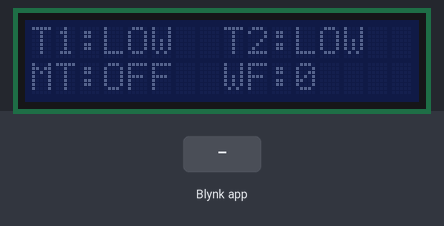
Bench run of a sketch on a simulated ESP8266 (NodeMCU). Shown: 16×2 character LCD. The test bench sets the inputs (shaded band). WiFi joins after 1.5 s; servers stay silent unless stated; no radio packets arrive unless stated; what the sketch prints to the serial monitor is not drawn.

Above: at 3.0 s.
3.1 s: Blynk app writes 1 to V4
At 4.3 s:
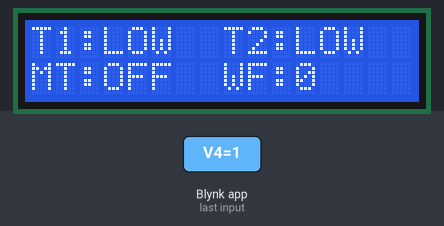
4.6 s: Blynk app writes 0 to V4
At 5.8 s:
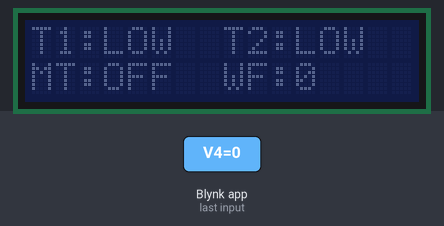
Timing chart, 0 to 7.6 s (numbered marks = the images above; inputs shaded):
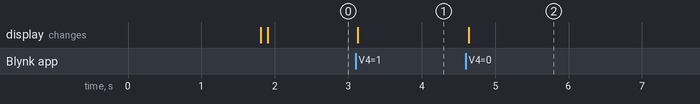

Measured:
- after the input at 3.1 s, the display: changes at once (image 1)
- after the input at 4.6 s, the display: changes at once (image 2)

The sketch:

nrf24_two_way_master_node_naveen.ino
```cpp
#define BLYNK_PRINT Serial
#include <ESP8266WiFi.h>
#include <BlynkSimpleEsp8266.h>
/////////////////////////////////////////////////
#include <Wire.h>
#include <LiquidCrystal_I2C.h>

// Set the LCD address to 0x27 for a 16 chars and 2 line display
LiquidCrystal_I2C lcd(0x27, 16, 2);
//////////////////////////////////////////////////////////////////////////
#include <RF24Network.h>
#include <RF24.h>
#include <SPI.h>
/////////////////////////////////////////////////
RF24 radio(2,15);                    // nRF24L01(+) radio attached using Getting Started board

RF24Network network(radio);          // Network uses that radio
//========================================================
const uint16_t tank_node = 01;        // Address of our node in Octal format
const uint16_t master_node = 00;       // Address of the other node in Octal format
const uint16_t motor_node=02;

const unsigned long interval = 1000; //ms  // How often to send 'hello world to the other unit

unsigned long last_sent;             // When did we last send?

///////////////////////////////////////////////////
char auth[] = "WyS1_JfO39ev2KRDbi8DFses26bo5W2V";
char ssid[] = "JVR MURTHY";
char pass[] = "jajula@1234";

///////////////////////////////////////////////////
float indata1[6]={0.0,0.0,0.0,0.0,0.0,0.0};
float indata2[6]={0.0,0.0,0.0,0.0,0.0,0.0};

bool f=0;
 bool i=0;
 bool j=0;
 bool k=0;
 bool l=0;
 bool m=0;
 bool n=0;
 bool q=0;
 bool r=0;
 bool t1=0;
 bool t2=0;


 int servopos=0;

 bool tankmodulestatus=0;
 bool tankmoduleonlinestatus=0;
 bool motormodulestatus=0;
 bool motormoduleonlinestatus=0;
 bool notificationstatus=1;
 float tank1=0.00;
 float tank2=0.00;

unsigned long tankmodulemillisec1=0;
unsigned long tankmodulemillisec2=0;
unsigned long tankmodulemillisec3=0;
unsigned long tankmodulemillisec4=0;

unsigned long motormodulemillisec1=0;
unsigned long motormodulemillisec2=0;
unsigned long motormodulemillisec3=0;
unsigned long motormodulemillisec4=0;

unsigned long millisec1=0;
unsigned long millisec2=0;
unsigned long millisec3=0;
unsigned long millisec4=0;

unsigned long previousMillis = 0;        // will store last time LED was updated


// constants won't change:
const long interval1 = 1000;

//////////////////////////////////////////////////
int outdata1;
int motorstatus=0;
int mode1=0;
int lcdlight=0;
/////////////////////////////////////////////
BlynkTimer timer;
//=============================================================================================================
BLYNK_CONNECTED() {
  // Request the latest state from the server
  Blynk.syncVirtual(V10);
  Blynk.syncVirtual(V8);
  Blynk.syncAll();
  Blynk.syncVirtual(V5);
   Blynk.syncVirtual(V4);
    Blynk.syncVirtual(V22);
    Blynk.syncVirtual(V23);
  // Alternatively, you couBlynk.syncVirtual(V5);ld override server state using:
  //Blynk.virtualWrite(V2, ledState);
}
//========================================================================================================
void myTimerEvent()
{
  // You can send any value at any time.
  // Please don't send more that 10 values per second.
  Blynk.virtualWrite(V0, indata1[0]);
  Blynk.virtualWrite(V1, indata1[1]);
  Blynk.virtualWrite(V2, indata1[2]);
  //Blynk.virtualWrite(V3, indata1[3]);
 // Blynk.virtualWrite(V4, indata1[4]);
 // Blynk.virtualWrite(V5, indata1[5]);
  Blynk.virtualWrite(V6, indata2[0]);
  Blynk.virtualWrite(V7, indata2[1]);
  Blynk.virtualWrite(V8, indata2[2]);
  Blynk.virtualWrite(V9, motormodulestatus);
  Blynk.virtualWrite(V23, notificationstatus);
}
//==========================================================================================================
//BLYNK_WRITE(V11)
//{
//   servopos = param.asInt(); // assigning incoming value from pin V1 to a variable
//
//  // process received value
//}
BLYNK_WRITE(V10)
{
   motorstatus = param.asInt(); // assigning incoming value from pin V1 to a variable

  // process received value
}

BLYNK_WRITE(V5)
{
   mode1 = param.asInt(); // assigning incoming value from pin V1 to a variable

  // process received value
}
BLYNK_WRITE(V4)
{
   lcdlight = param.asInt(); // assigning incoming value from pin V1 to a variable

  // process received value
}
BLYNK_WRITE(V22)
{
   notificationstatus = param.asInt();
}
//==============================================================================================================
void notification(){
    if (notificationstatus==1){
  if (f==1){
    if(i==0){
       Blynk.notify("Waterflow detected");
       i=1;
    }
  }
  if (f==0){
    i=0;
  }
 if (t1==1){
    if(j==1){
       Blynk.notify("tank1 is full");
       j=1;
    }
    //threshold1=147;
  }
  if (t1==0){
    j=0;
  }


  if (t2==1){
    if(k==0){
       Blynk.notify("tank2 is full");
       k=1;
    }
    //threshold2=110;
  }
  if (t2==0){
    k=0;
  }

   if (tankmoduleonlinestatus==0){
    if(q==0){
       Blynk.notify("Tank module OFFLINE");
       q=1;
    }

  }
  if (tankmoduleonlinestatus==1){
    q=0;
  }
   if (motormoduleonlinestatus==0){
    if(r==0){
       Blynk.notify("Motor module OFFLINE");
       r=1;
    }

  }
  if (motormoduleonlinestatus==1){
    r=0;
  }


}

  }
//=======================================================================================================
void setup(void)
{
  Serial.begin(115200);
  SPI.begin();
  radio.begin();
  network.begin(/*channel*/ 25, /*node address*/ master_node);
   radio.setDataRate( RF24_250KBPS );
   radio.setPALevel(RF24_PA_LOW);
  Serial.println();
  Serial.print("Configuring access point...");
  WiFi.begin(ssid, pass);
  while (WiFi.status() != WL_CONNECTED) {
    delay(500);
    Serial.print(".");
  }
  Serial.println("");
  Serial.println("WiFi connected");
  Serial.println("IP address: ");
  Serial.println(WiFi.localIP());

  Blynk.begin(auth, ssid, pass);
  timer.setInterval(1000L, myTimerEvent);

lcd.begin();

  // Turn on the blacklight and print a message.
  lcd.backlight();
}
//=====================================================================================================
void loop(void){

  network.update();                  // Check the network regularly
  senddata();
receivedata();
unsigned long currentMillis = millis();

  if (currentMillis - previousMillis >= interval1) {
     previousMillis = currentMillis;
     int pa;
     pa=radio.getPALevel();
     Serial.print("power level:");
     Serial.println(pa);
  }

 Blynk.run();
 timer.run();
 notification();
tankmodulefunc();
motormodulefunc();
 lcddisplay();
  }
//=======================================================================================
void receivedata(){
 float indata[6]={0.0,0.0,0.0,0.0,0.0,0.0};
    while ( network.available() ) {     // Is there anything ready for us?

    RF24NetworkHeader header;        // If so, grab it and print it out


    network.read(header,&indata,sizeof(indata));
    if (header.from_node == 01){
      indata1[0]=indata[0];//water level in feet.
       indata1[1]=indata[1];
        indata1[2]=indata[2];
        indata1[3]=indata[3];
        indata1[4]=indata[4];

        tank1=indata1[0];
     tank2=indata1[1];
    t1=indata1[3];
     t2=indata1[4];
      tankmodulestatus=indata1[2];

    }
     if (header.from_node == 02){
       indata2[0]=indata[0];
       indata2[1]=indata[1];
        indata2[2]=indata[2];
         indata2[3]=indata[3];
          indata2[4]=indata[4];
           indata2[5]=indata[5];
           f=indata2[1];
            motormodulestatus=indata2[3];
     }


    Serial.print("tank1:");
    Serial.println(indata1[0]);
    Serial.print("tank2:");
    Serial.println(indata1[1]);
    Serial.print("led status:");
    Serial.println(indata1[2]);
   Serial.print("f:");
   Serial.println(indata2[1]);


  }
}
//==========================================================================================
void senddata(){
   float outdata[3];
  unsigned long now = millis();              // If it's time to send a message, send it!
  if ( now - last_sent >= interval  )
  {
    last_sent = now;
    outdata[0]=motorstatus;
    outdata[1]=t2;//t2;changed from t2 to t1 due to damage of t2 ultrasonic sensor
    outdata[2]=mode1;
//    outdata[3]=servopos;

    Serial.print("Sending...");
    Serial.print("motorstatus:");
    Serial.println(outdata[0]);
    Serial.print("t2:");
    Serial.println(outdata[1]);
    Serial.print("mode1:");
    Serial.println(outdata[2]);

    RF24NetworkHeader header(/*to node*/ motor_node);
    bool ok = network.write(header,&outdata,sizeof(outdata));
    if (ok)
      Serial.println("ok.");
    else
      Serial.println("failed.");
  }
  }
//====================================================================================================================

void lcddisplay(){
  if(lcdlight==1){
    lcd.backlight();
  }
  else{
 lcd.noBacklight();
  }
  //lcd.clear();
lcd.setCursor(0,0);
lcd.print("T1:");
lcd.setCursor(3,0);
if (indata1[0]<30){
lcd.print("LOW");
}
else if (indata1[0]>150){
lcd.print("FULL");
}
else if(indata1[1]>32 &&indata1[1]<149){
 lcd.print("MED");
}
lcd.setCursor(8,0);
lcd.print("T2:");
lcd.setCursor(11,0);
if (indata1[1]<30){
lcd.print("LOW");
}
else if (indata1[1]>110){
lcd.print("FULL");
}
else if(indata1[1]>32 &&indata1[1]<109){
 lcd.print("MED");
}
lcd.setCursor(0,1);
lcd.print("MT:");
if (indata2[2]==1){
lcd.setCursor(3,1);
lcd.print("ON!");
}
if (indata2[2]==0){
lcd.setCursor(3,1);
lcd.print("OFF");
}
lcd.setCursor(8,1);
lcd.print("WF:");
lcd.setCursor(11,1);
if ((indata2[0])>1){
lcd.print(int(indata2[0]));
}
else{
lcd.print("0");
}
}
//===========================================================================
void tankmodulefunc(){

unsigned long tankmoduletimer = millis();

  if(tankmodulestatus==0){

   tankmodulemillisec2= tankmoduletimer- tankmodulemillisec1;
    tankmodulemillisec3=tankmoduletimer;

  }
if (tankmodulestatus==1){
   tankmodulemillisec1= tankmoduletimer;
  tankmodulemillisec4= tankmoduletimer- tankmodulemillisec3;

}
    tankmodulemillisec2= tankmoduletimer-tankmodulemillisec1;
   tankmodulemillisec4= tankmoduletimer-tankmodulemillisec3;
  //===========
   if (tankmodulemillisec2>45000||tankmodulemillisec4>45000){

tankmoduleonlinestatus=0;


 }
  else{
    tankmoduleonlinestatus=1;
  }


}
//==================================================================================
void motormodulefunc(){

unsigned long motormoduletimer = millis();

  if(motormodulestatus==0){

   motormodulemillisec2= motormoduletimer- motormodulemillisec1;
    motormodulemillisec3=motormoduletimer;

  }
if (motormodulestatus==1){
   motormodulemillisec1= motormoduletimer;
  motormodulemillisec4= motormoduletimer- motormodulemillisec3;

}
    motormodulemillisec2= motormoduletimer-motormodulemillisec1;
   motormodulemillisec4= motormoduletimer-motormodulemillisec3;
  //===========
   if (motormodulemillisec2>45000||motormodulemillisec4>45000){

motormoduleonlinestatus=0;


 }
  else{
    motormoduleonlinestatus=1;
  }


}
```
